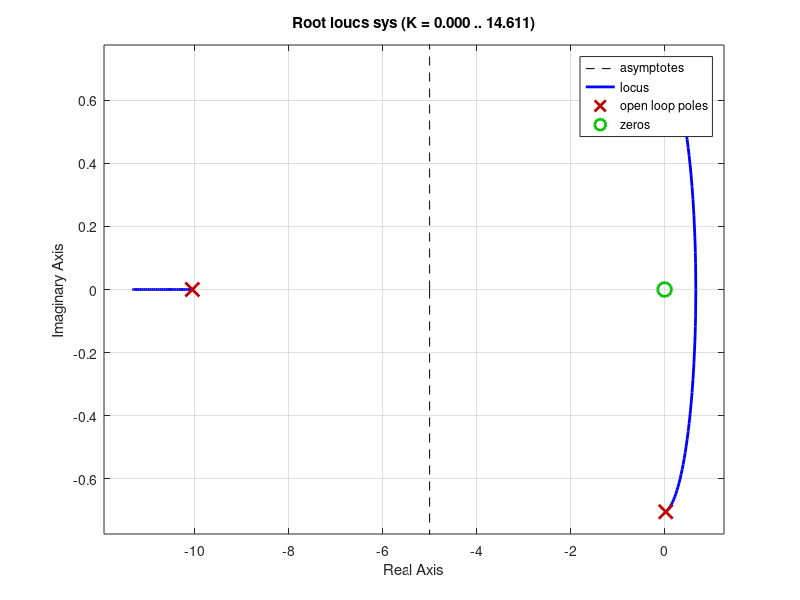
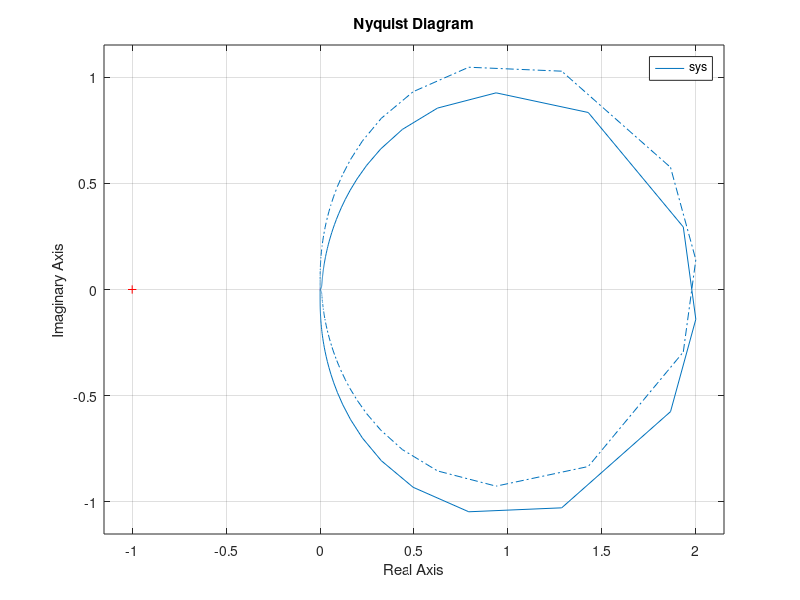
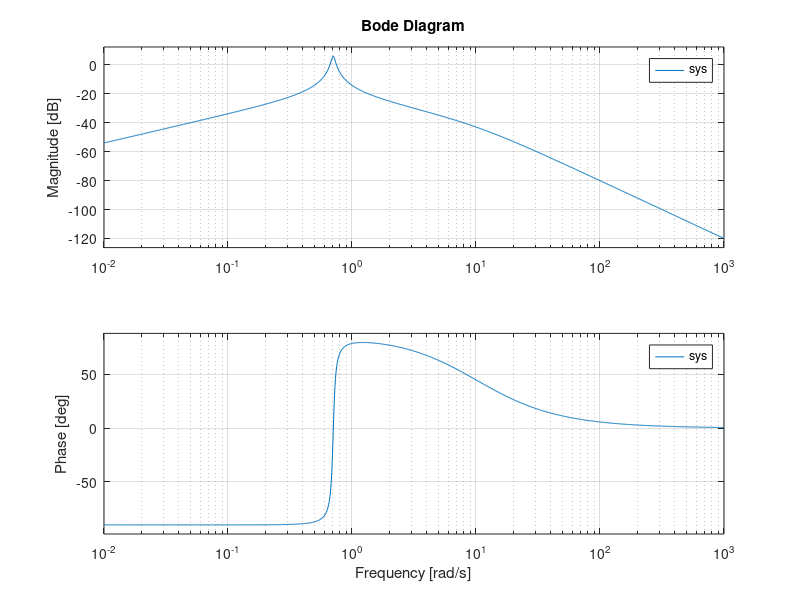

Write the MATLAB code that produced these figures, in order. (Note: this script raises an error after producing the figures.)
clear
close all
clc

%% Data
gamma = 5;
k = 20;

A = [0 1 0; 0 -10 1; -gamma 0 0]
B = [0 ; -1 ; 0]
C  = [1 0 0]


A1 = A + k*B*C
A2 = A - k*B*C

sys = ss(A,B,C,0)

figure
rlocus(sys)

figure
nyquist(sys)

figure
bode(sys)

lambda = 4


%% LMI gain design

epsilon = 10^-6

cvx_begin sdp

%cvx_solver sedumi
cvx_solver SDPT3
% cvx_precision high

n = length(A);
variable P(n,n) symmetric
% state feedback gain K=Z/Q, to be determined
%variable gain(1) nonnegative
%minimise gain

% gain LMI
LMI1 = A1'*P+ P*A1 + 2*lambda*P;      
LMI1 <= -epsilon*eye(n)
LMI2 = A2'*P+ P*A2 + 2*lambda*P;      
LMI2 <= -epsilon*eye(n)

cvx_end

P
eig(P)

